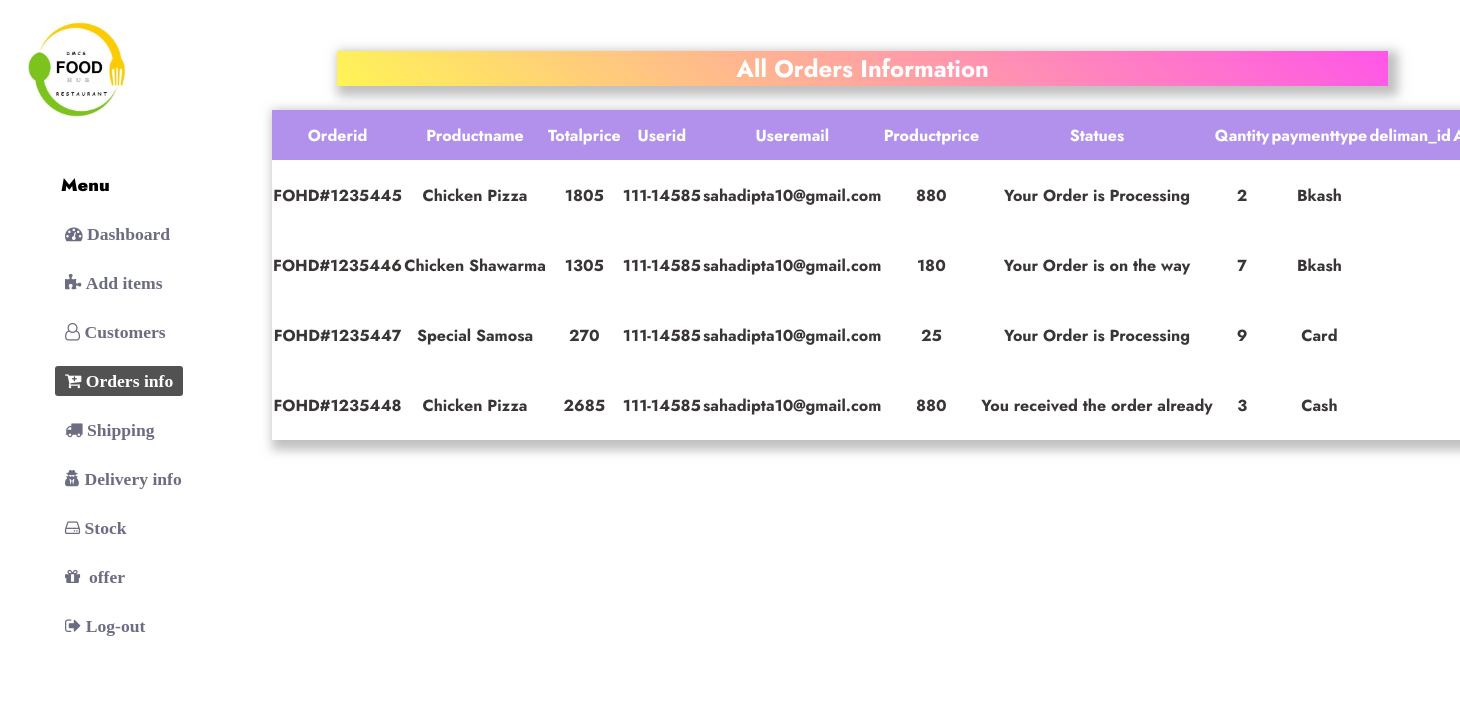
/Views/Allorderinfo.php, run on the app's committed database.
### tables this page shows
CREATE TABLE `product_orders` (
  `id` int(6) UNSIGNED NOT NULL,
  `username` varchar(30) NOT NULL,
  `delimanid` varchar(20) NOT NULL,
  `userid` varchar(30) NOT NULL,
  `useraddress` varchar(100) NOT NULL,
  `useremail` varchar(30) NOT NULL,
  `userphone` varchar(30) NOT NULL,
  `orderid` varchar(30) NOT NULL,
  `Productname` varchar(40) DEFAULT NULL,
  `Statues` varchar(60) DEFAULT NULL,
  `Qantity` varchar(30) NOT NULL,
  `proprice` varchar(30) NOT NULL,
  `toprice` varchar(30) NOT NULL,
  `paymenttype` varchar(30) NOT NULL
);

### Views/Allorderinfo.php (the view, shortened to what this page needs)
<!DOCTYPE html>
<html lang="en">
<head>
    <link rel="stylesheet" href="css/STaff-dashboad.css">
    <link rel="stylesheet" href="css/calendar.css">
    <link rel="stylesheet" href="css/ALluser.css">
    <link rel="stylesheet" href="css/Orderinfo.css">
</head>
<body>
<div>
    <?php include 'header-footer/staffnavgation.php';?>
</div>
<section id="All-info" style="display:one;">
       <div class="title">
           <h2>All Orders Information</h2>
       </div>
 <table  class="alluser-table" style="margin-left:-50px; width:1230px;">
        <tr  class="alluser-td">
            <th>Orderid</th>
            <th>Productname </th>
            <th>Totalprice</th>
            <th>Userid</th>
            <th>Useremail</th>
            <th>Productprice</th>
            <th>Statues</th>
            <th>Qantity</th>
            <th>paymenttype</th>
            <th>deliman_id</th>
            <th>Action</th>
    </tr>
    <?php
    $conor=mysqli_connect('localhost','root');
    mysqli_select_db($conor,'Productdb');
    $qor="SELECT *FROM product_orders";
    $resultor= mysqli_query($conor, $qor);
  while ($rows=mysqli_fetch_assoc( $resultor)){
        $did=$rows['id'];
         $orderid=$rows['orderid'];
         $productname=$rows['Productname'];
         $price=$rows['toprice'];
         $status=$rows['Statues'];
         $Qantity=$rows['Qantity'];
         $paytype=$rows['paymenttype'];
         $userid=$rows['userid'];
         $useremail=$rows['useremail'];
         $proprice=$rows['proprice'];
         $deliman_id=$rows['deliman_id'];
        echo "<tr class='alluser-tr' style='height: 70px;'>
        <td>$orderid</td>
        <td >$productname</td>
        <td>$price</td>
        <td>$userid</td>
        <td>$useremail</td>
        <td>$proprice</td>
        <td>$status</td>
        <td>$Qantity</td>
        <td>$paytype</td>
        <td>$deliman_id</td>
      <td class='setting'><i class='fa fa-cog' aria-hidden='true'></i>
      <div class='edit-delet'>
      <div style=' '> <a href='stafforder.php?eid=$did & type=block'><input type='submit' value='Edit' style='cursor: pointer; background:none; border:none; font-size:1.3em;' onclick='edits()' id='check'></a></div>
      </div>
    </div>
       </tr>";
     }
     ?>
    </table>
   </section>
    </body>
    </html>

### Views/css/STaff-dashboad.css (style rules this page uses)
* { margin-top: 0px; text-decoration: none; list-style: none; box-sizing: border-box; font-family: 'Jost', sans-serif; }
body { background-color: #ffffff; padding: 0; display:grid; transition: .5s; }
.title { margin-left: 15px; margin-top: 0px; }

### Views/css/calendar.css (style rules this page uses)
:root { --dark-body: #4d4c5a; --dark-main: #141529; --dark-second: #79788c; --dark-hover: #9190a0; --dark-text: #f8fbff; --light-body: #f3f8fe; --light-main: #fdfdfd; --light-second: #c3c2c8; --light-hover: #edf0f5; --light-text: #151426; --blue: #0000ff; --white: #fff; --shadow: rgba(82, 82, 85, 0.2) 1px 1px 5px 1px; --font-family: cursive; }
* { box-sizing: border-box; }

### Views/css/Alluser.css (style rules this page uses)
* { margin-top: 0px; text-decoration: none; alluser-style: none; box-sizing: border-box; font-family: 'Jost', sans-serif; }
body { background-color: #ffffff; padding: 0; display:grid; transition: .5s; }
.title h2 { width: 90%; position: absolute; top: -5%; background-image: linear-gradient(45deg,rgb(255, 244, 86),rgb(255, 86, 232)); text-align: center; color: rgb(255, 255, 255); box-shadow: 5px 5px 10px 5px rgba(141, 141, 141, 0.548); }
#All-info { width: 80%; position: absolute; left: 20%; padding: 20px; padding-left: 30px; margin-top: 70px; }
.alluser-table { width:1100px; text-align: center; padding: 20px; border-collapse: collapse; border-spacing: 0; margin-top: 20px; margin-left: 5px; box-shadow: 5px 5px 10px 5px rgba(141, 141, 141, 0.548); }
.alluser-td { height: 50px; background-color: rgb(177, 145, 236); color: rgb(255, 255, 255); }
.alluser-tr { height: 50px; color: rgb(58, 54, 54); font-weight: 700; }

### data on the page
product_orders: orderid "FOHD#1235445", Productname "Chicken Pizza", toprice "1805", userid "111-14585", useremail "sahadipta10@gmail.com", proprice "880", Statues "Your Order is Processing", Qantity "2", paymenttype "Bkash"
product_orders: orderid "FOHD#1235446", Productname "Chicken Shawarma", toprice "1305", userid "111-14585", useremail "sahadipta10@gmail.com", proprice "180", Statues "Your Order is on the way", Qantity "7", paymenttype "Bkash"
product_orders: orderid "FOHD#1235447", Productname "Special Samosa", toprice "270", userid "111-14585", useremail "sahadipta10@gmail.com", proprice "25", Statues "Your Order is Processing", Qantity "9", paymenttype "Card"
product_orders: orderid "FOHD#1235448", Productname "Chicken Pizza", toprice "2685", userid "111-14585", useremail "sahadipta10@gmail.com", proprice "880", Statues "You received the order already", Qantity "3", paymenttype "Cash"
